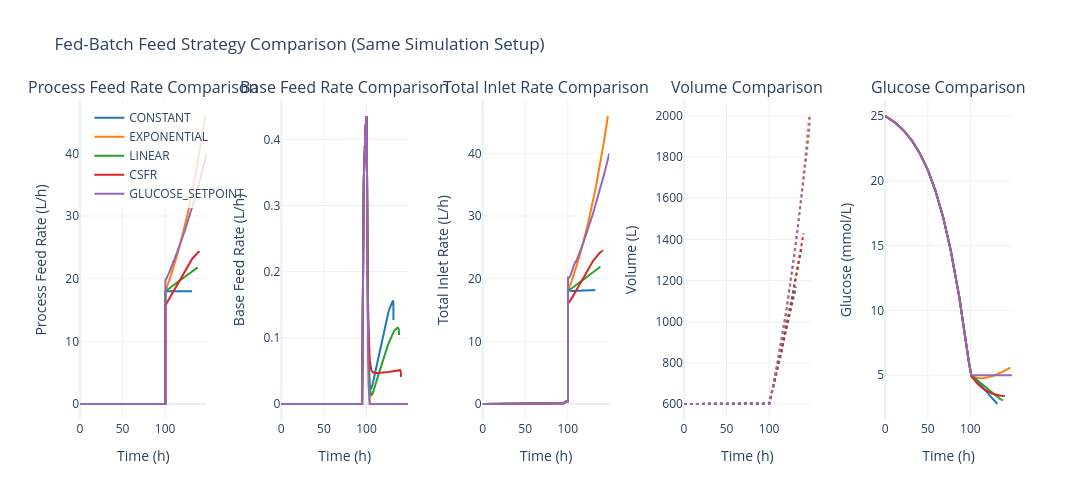

The notebook cell saved with this chart:
### Code cell
# Comparison plot: feed profiles and glucose concentration across all feed strategies
import copy
import plotly.graph_objects as go
from plotly.subplots import make_subplots
from animakinetica.analysis.batch_visualization import (
    plot_batch_volume_feed,
    plot_batch_biomass_metabolites,
 )

# Use same simulation setup for fair comparison
feed_strategies_compare = [
    FeedStrategy.CONSTANT,
    FeedStrategy.EXPONENTIAL,
    FeedStrategy.LINEAR,
    FeedStrategy.CSFR,
    FeedStrategy.GLUCOSE_SETPOINT,
]

# Optional color mapping for consistent styling
color_map = {
    FeedStrategy.CONSTANT: "#1f77b4",
    FeedStrategy.EXPONENTIAL: "#ff7f0e",
    FeedStrategy.LINEAR: "#2ca02c",
    FeedStrategy.CSFR: "#d62728",
    FeedStrategy.GLUCOSE_SETPOINT: "#9467bd",
}

# Build one comparison figure
fig_compare = make_subplots(
    rows=1, cols=5,
    subplot_titles=(
        "Process Feed Rate Comparison",
        "Base Feed Rate Comparison",
        "Total Inlet Rate Comparison",
        "Volume Comparison",
        "Glucose Comparison",
    ),
    horizontal_spacing=0.08
)

for fs in feed_strategies_compare:
    params_test = copy.deepcopy(params)
    params_test.update("excess_kinetics_batch")  # Use excess kinetics for more dynamic feed profiles
    #params_test.update("excess_kinetics_batch")
    sim_test = CellCultureSimulation(
        parameters=params_test,
        kinetics=Kinetics.EXCESS,
        operating_mode=OperatingMode.FEDBATCH,
        feed_strategy=fs,
        gas_controller=GasController.CASCADE_N_FG_XO2,
        performance_mode=False,  # needed so detailed lists are available for plotting
        solver_method="BDF"
    )

    res = sim_test.run_simulation(number_of_batches=1)

    # Reuse existing plotting utilities and extract traces from their outputs
    fig_volume = plot_batch_volume_feed(res, batch_number=1, layout_kwargs={"showlegend": False})
    fig_biomass = plot_batch_biomass_metabolites(res, batch_number=1, layout_kwargs={"showlegend": False})

    total_inlet_trace = next(tr for tr in fig_volume.data if tr.name == "Total Inlet Rate")
    volume_trace = next(tr for tr in fig_volume.data if tr.name == "Volume")
    base_inlet_trace = next(tr for tr in fig_volume.data if tr.name == "Base Feed Rate")
    feed_inlet_trace = next(tr for tr in fig_volume.data if tr.name == "Process Feed Rate")
    glucose_trace = next(tr for tr in fig_biomass.data if tr.name == "Glucose")

    label = fs.name
    color = color_map.get(fs, None)

    fig_compare.add_trace(
        go.Scatter(
            x=feed_inlet_trace.x,
            y=feed_inlet_trace.y,
            mode="lines",
            name=label,
            line=dict(width=2, color=color),
            showlegend=True,
            hovertemplate="Strategy: " + label + "<br>Time: %{x:.1f} h<br>F_feed: %{y:.4f} L/h<extra></extra>",
        ),
        row=1, col=1
    )

    fig_compare.add_trace(
        go.Scatter(
            x=base_inlet_trace.x,
            y=base_inlet_trace.y,
            mode="lines",
            name=label,
            line=dict(width=2, color=color),
            showlegend=False,
            hovertemplate="Strategy: " + label + "<br>Time: %{x:.1f} h<br>F_base: %{y:.4f} L/h<extra></extra>",
        ),
        row=1, col=2
    )

    fig_compare.add_trace(
        go.Scatter(
            x=total_inlet_trace.x,
            y=total_inlet_trace.y,
            mode="lines",
            name=label,
            line=dict(width=2, color=color),
            showlegend=False,
            hovertemplate="Strategy: " + label + "<br>Time: %{x:.1f} h<br>F_total: %{y:.4f} L/h<extra></extra>",
        ),
        row=1, col=3
    )

    fig_compare.add_trace(
        go.Scatter(
            x=volume_trace.x,
            y=volume_trace.y,
            mode="lines",
            name=label,
            line=dict(width=2, color=color, dash="dot"),
            showlegend=False,
            hovertemplate="Strategy: " + label + "<br>Time: %{x:.1f} h<br>V: %{y:.2f} L<extra></extra>",
        ),
        row=1, col=4
    )

    fig_compare.add_trace(
        go.Scatter(
            x=glucose_trace.x,
            y=glucose_trace.y,
            mode="lines",
            name=label,
            line=dict(width=2, color=color),
            showlegend=False,
            hovertemplate="Strategy: " + label + "<br>Time: %{x:.1f} h<br>Glucose: %{y:.2f} mmol/L<extra></extra>",
        ),
        row=1, col=5
    )

for col in range(1, 6):
    fig_compare.update_xaxes(title_text="Time (h)", row=1, col=col)

fig_compare.update_yaxes(title_text="Process Feed Rate (L/h)", row=1, col=1)
fig_compare.update_yaxes(title_text="Base Feed Rate (L/h)", row=1, col=2)
fig_compare.update_yaxes(title_text="Total Inlet Rate (L/h)", row=1, col=3)
fig_compare.update_yaxes(title_text="Volume (L)", row=1, col=4)
fig_compare.update_yaxes(title_text="Glucose (mmol/L)", row=1, col=5)

fig_compare.update_layout(
    title_text="Fed-Batch Feed Strategy Comparison (Same Simulation Setup)",
    template="plotly_white",
    height=500,
    width=3200,
    legend=dict(x=0.01, y=0.99, bgcolor="rgba(255,255,255,0.8)"),
)

fig_compare.show()

### Figure 1 — Plotly figure (JSON) as saved in the notebook; plotly's stock layout.template omitted (floating-point values rounded to 4 significant figures; data arrays with more than 128 entries replaced by an {"elided": "..."} marker saying what was removed)
{"data": [{"hovertemplate": "Strategy: CONSTANT<br>Time: %{x:.1f} h<br>F_feed: %{y:.4f} L/h<extra></extra>", "line": {"color": "#1f77b4", "width": 2}, "mode": "lines", "name": "CONSTANT", "showlegend": true, "type": "scatter", "x": {"elided": "237 float values"}, "xaxis": "x", "y": {"elided": "237 float values"}, "yaxis": "y"}, {"hovertemplate": "Strategy: CONSTANT<br>Time: %{x:.1f} h<br>F_base: %{y:.4f} L/h<extra></extra>", "line": {"color": "#1f77b4", "width": 2}, "mode": "lines", "name": "CONSTANT", "showlegend": false, "type": "scatter", "x": {"elided": "237 float values"}, "xaxis": "x2", "y": {"elided": "237 float values"}, "yaxis": "y2"}, {"hovertemplate": "Strategy: CONSTANT<br>Time: %{x:.1f} h<br>F_total: %{y:.4f} L/h<extra></extra>", "line": {"color": "#1f77b4", "width": 2}, "mode": "lines", "name": "CONSTANT", "showlegend": false, "type": "scatter", "x": {"elided": "237 float values"}, "xaxis": "x3", "y": {"elided": "237 float values"}, "yaxis": "y3"}, {"hovertemplate": "Strategy: CONSTANT<br>Time: %{x:.1f} h<br>V: %{y:.2f} L<extra></extra>", "line": {"color": "#1f77b4", "dash": "dot", "width": 2}, "mode": "lines", "name": "CONSTANT", "showlegend": false, "type": "scatter", "x": {"elided": "237 float values"}, "xaxis": "x4", "y": {"elided": "237 float values"}, "yaxis": "y4"}, {"hovertemplate": "Strategy: CONSTANT<br>Time: %{x:.1f} h<br>Glucose: %{y:.2f} mmol/L<extra></extra>", "line": {"color": "#1f77b4", "width": 2}, "mode": "lines", "name": "CONSTANT", "showlegend": false, "type": "scatter", "x": {"elided": "237 float values"}, "xaxis": "x5", "y": {"elided": "237 float values"}, "yaxis": "y5"}, {"hovertemplate": "Strategy: EXPONENTIAL<br>Time: %{x:.1f} h<br>F_feed: %{y:.4f} L/h<extra></extra>", "line": {"color": "#ff7f0e", "width": 2}, "mode": "lines", "name": "EXPONENTIAL", "showlegend": true, "type": "scatter", "x": {"elided": "232 float values"}, "xaxis": "x", "y": {"elided": "232 float values"}, "yaxis": "y"}, {"hovertemplate": "Strategy: EXPONENTIAL<br>Time: %{x:.1f} h<br>F_base: %{y:.4f} L/h<extra></extra>", "line": {"color": "#ff7f0e", "width": 2}, "mode": "lines", "name": "EXPONENTIAL", "showlegend": false, "type": "scatter", "x": {"elided": "232 float values"}, "xaxis": "x2", "y": {"elided": "232 float values"}, "yaxis": "y2"}, {"hovertemplate": "Strategy: EXPONENTIAL<br>Time: %{x:.1f} h<br>F_total: %{y:.4f} L/h<extra></extra>", "line": {"color": "#ff7f0e", "width": 2}, "mode": "lines", "name": "EXPONENTIAL", "showlegend": false, "type": "scatter", "x": {"elided": "232 float values"}, "xaxis": "x3", "y": {"elided": "232 float values"}, "yaxis": "y3"}, {"hovertemplate": "Strategy: EXPONENTIAL<br>Time: %{x:.1f} h<br>V: %{y:.2f} L<extra></extra>", "line": {"color": "#ff7f0e", "dash": "dot", "width": 2}, "mode": "lines", "name": "EXPONENTIAL", "showlegend": false, "type": "scatter", "x": {"elided": "232 float values"}, "xaxis": "x4", "y": {"elided": "232 float values"}, "yaxis": "y4"}, {"hovertemplate": "Strategy: EXPONENTIAL<br>Time: %{x:.1f} h<br>Glucose: %{y:.2f} mmol/L<extra></extra>", "line": {"color": "#ff7f0e", "width": 2}, "mode": "lines", "name": "EXPONENTIAL", "showlegend": false, "type": "scatter", "x": {"elided": "232 float values"}, "xaxis": "x5", "y": {"elided": "232 float values"}, "yaxis": "y5"}, {"hovertemplate": "Strategy: LINEAR<br>Time: %{x:.1f} h<br>F_feed: %{y:.4f} L/h<extra></extra>", "line": {"color": "#2ca02c", "width": 2}, "mode": "lines", "name": "LINEAR", "showlegend": true, "type": "scatter", "x": {"elided": "244 float values"}, "xaxis": "x", "y": {"elided": "244 float values"}, "yaxis": "y"}, {"hovertemplate": "Strategy: LINEAR<br>Time: %{x:.1f} h<br>F_base: %{y:.4f} L/h<extra></extra>", "line": {"color": "#2ca02c", "width": 2}, "mode": "lines", "name": "LINEAR", "showlegend": false, "type": "scatter", "x": {"elided": "244 float values"}, "xaxis": "x2", "y": {"elided": "244 float values"}, "yaxis": "y2"}, {"hovertemplate": "Strategy: LINEAR<br>Time: %{x:.1f} h<br>F_total: %{y:.4f} L/h<extra></extra>", "line": {"color": "#2ca02c", "width": 2}, "mode": "lines", "name": "LINEAR", "showlegend": false, "type": "scatter", "x": {"elided": "244 float values"}, "xaxis": "x3", "y": {"elided": "244 float values"}, "yaxis": "y3"}, {"hovertemplate": "Strategy: LINEAR<br>Time: %{x:.1f} h<br>V: %{y:.2f} L<extra></extra>", "line": {"color": "#2ca02c", "dash": "dot", "width": 2}, "mode": "lines", "name": "LINEAR", "showlegend": false, "type": "scatter", "x": {"elided": "244 float values"}, "xaxis": "x4", "y": {"elided": "244 float values"}, "yaxis": "y4"}, {"hovertemplate": "Strategy: LINEAR<br>Time: %{x:.1f} h<br>Glucose: %{y:.2f} mmol/L<extra></extra>", "line": {"color": "#2ca02c", "width": 2}, "mode": "lines", "name": "LINEAR", "showlegend": false, "type": "scatter", "x": {"elided": "244 float values"}, "xaxis": "x5", "y": {"elided": "244 float values"}, "yaxis": "y5"}, {"hovertemplate": "Strategy: CSFR<br>Time: %{x:.1f} h<br>F_feed: %{y:.4f} L/h<extra></extra>", "line": {"color": "#d62728", "width": 2}, "mode": "lines", "name": "CSFR", "showlegend": true, "type": "scatter", "x": {"elided": "237 float values"}, "xaxis": "x", "y": {"elided": "237 float values"}, "yaxis": "y"}, {"hovertemplate": "Strategy: CSFR<br>Time: %{x:.1f} h<br>F_base: %{y:.4f} L/h<extra></extra>", "line": {"color": "#d62728", "width": 2}, "mode": "lines", "name": "CSFR", "showlegend": false, "type": "scatter", "x": {"elided": "237 float values"}, "xaxis": "x2", "y": {"elided": "237 float values"}, "yaxis": "y2"}, {"hovertemplate": "Strategy: CSFR<br>Time: %{x:.1f} h<br>F_total: %{y:.4f} L/h<extra></extra>", "line": {"color": "#d62728", "width": 2}, "mode": "lines", "name": "CSFR", "showlegend": false, "type": "scatter", "x": {"elided": "237 float values"}, "xaxis": "x3", "y": {"elided": "237 float values"}, "yaxis": "y3"}, {"hovertemplate": "Strategy: CSFR<br>Time: %{x:.1f} h<br>V: %{y:.2f} L<extra></extra>", "line": {"color": "#d62728", "dash": "dot", "width": 2}, "mode": "lines", "name": "CSFR", "showlegend": false, "type": "scatter", "x": {"elided": "237 float values"}, "xaxis": "x4", "y": {"elided": "237 float values"}, "yaxis": "y4"}, {"hovertemplate": "Strategy: CSFR<br>Time: %{x:.1f} h<br>Glucose: %{y:.2f} mmol/L<extra></extra>", "line": {"color": "#d62728", "width": 2}, "mode": "lines", "name": "CSFR", "showlegend": false, "type": "scatter", "x": {"elided": "237 float values"}, "xaxis": "x5", "y": {"elided": "237 float values"}, "yaxis": "y5"}, {"hovertemplate": "Strategy: GLUCOSE_SETPOINT<br>Time: %{x:.1f} h<br>F_feed: %{y:.4f} L/h<extra></extra>", "line": {"color": "#9467bd", "width": 2}, "mode": "lines", "name": "GLUCOSE_SETPOINT", "showlegend": true, "type": "scatter", "x": {"elided": "254 float values"}, "xaxis": "x", "y": {"elided": "254 float values"}, "yaxis": "y"}, {"hovertemplate": "Strategy: GLUCOSE_SETPOINT<br>Time: %{x:.1f} h<br>F_base: %{y:.4f} L/h<extra></extra>", "line": {"color": "#9467bd", "width": 2}, "mode": "lines", "name": "GLUCOSE_SETPOINT", "showlegend": false, "type": "scatter", "x": {"elided": "254 float values"}, "xaxis": "x2", "y": {"elided": "254 float values"}, "yaxis": "y2"}, {"hovertemplate": "Strategy: GLUCOSE_SETPOINT<br>Time: %{x:.1f} h<br>F_total: %{y:.4f} L/h<extra></extra>", "line": {"color": "#9467bd", "width": 2}, "mode": "lines", "name": "GLUCOSE_SETPOINT", "showlegend": false, "type": "scatter", "x": {"elided": "254 float values"}, "xaxis": "x3", "y": {"elided": "254 float values"}, "yaxis": "y3"}, {"hovertemplate": "Strategy: GLUCOSE_SETPOINT<br>Time: %{x:.1f} h<br>V: %{y:.2f} L<extra></extra>", "line": {"color": "#9467bd", "dash": "dot", "width": 2}, "mode": "lines", "name": "GLUCOSE_SETPOINT", "showlegend": false, "type": "scatter", "x": {"elided": "254 float values"}, "xaxis": "x4", "y": {"elided": "254 float values"}, "yaxis": "y4"}, {"hovertemplate": "Strategy: GLUCOSE_SETPOINT<br>Time: %{x:.1f} h<br>Glucose: %{y:.2f} mmol/L<extra></extra>", "line": {"color": "#9467bd", "width": 2}, "mode": "lines", "name": "GLUCOSE_SETPOINT", "showlegend": false, "type": "scatter", "x": {"elided": "254 float values"}, "xaxis": "x5", "y": {"elided": "254 float values"}, "yaxis": "y5"}], "layout": {"annotations": [{"font": {"size": 16}, "showarrow": false, "text": "Process Feed Rate Comparison", "x": 0.068, "xanchor": "center", "xref": "paper", "y": 1, "yanchor": "bottom", "yref": "paper"}, {"font": {"size": 16}, "showarrow": false, "text": "Base Feed Rate Comparison", "x": 0.284, "xanchor": "center", "xref": "paper", "y": 1, "yanchor": "bottom", "yref": "paper"}, {"font": {"size": 16}, "showarrow": false, "text": "Total Inlet Rate Comparison", "x": 0.5, "xanchor": "center", "xref": "paper", "y": 1, "yanchor": "bottom", "yref": "paper"}, {"font": {"size": 16}, "showarrow": false, "text": "Volume Comparison", "x": 0.716, "xanchor": "center", "xref": "paper", "y": 1, "yanchor": "bottom", "yref": "paper"}, {"font": {"size": 16}, "showarrow": false, "text": "Glucose Comparison", "x": 0.932, "xanchor": "center", "xref": "paper", "y": 1, "yanchor": "bottom", "yref": "paper"}], "height": 500, "legend": {"bgcolor": "rgba(255,255,255,0.8)", "x": 0.01, "y": 0.99}, "title": {"text": "Fed-Batch Feed Strategy Comparison (Same Simulation Setup)"}, "width": 3200, "xaxis": {"anchor": "y", "domain": [0, 0.136], "title": {"text": "Time (h)"}}, "xaxis2": {"anchor": "y2", "domain": [0.216, 0.352], "title": {"text": "Time (h)"}}, "xaxis3": {"anchor": "y3", "domain": [0.432, 0.568], "title": {"text": "Time (h)"}}, "xaxis4": {"anchor": "y4", "domain": [0.648, 0.784], "title": {"text": "Time (h)"}}, "xaxis5": {"anchor": "y5", "domain": [0.864, 1.0], "title": {"text": "Time (h)"}}, "yaxis": {"anchor": "x", "domain": [0, 1], "title": {"text": "Process Feed Rate (L/h)"}}, "yaxis2": {"anchor": "x2", "domain": [0, 1], "title": {"text": "Base Feed Rate (L/h)"}}, "yaxis3": {"anchor": "x3", "domain": [0, 1], "title": {"text": "Total Inlet Rate (L/h)"}}, "yaxis4": {"anchor": "x4", "domain": [0, 1], "title": {"text": "Volume (L)"}}, "yaxis5": {"anchor": "x5", "domain": [0, 1], "title": {"text": "Glucose (mmol/L)"}}}}
